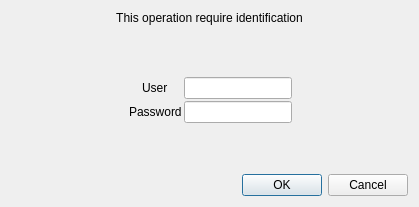
<?xml version="1.0" encoding="UTF-8"?>
<ui version="4.0">
 <class>Form</class>
 <widget class="QWidget" name="Form">
  <property name="geometry">
   <rect>
    <x>0</x>
    <y>0</y>
    <width>419</width>
    <height>207</height>
   </rect>
  </property>
  <property name="windowTitle">
   <string>Form</string>
  </property>
  <layout class="QVBoxLayout" name="verticalLayout">
   <item>
    <widget class="QLabel" name="label_3">
     <property name="sizePolicy">
      <sizepolicy hsizetype="Preferred" vsizetype="Fixed">
       <horstretch>0</horstretch>
       <verstretch>0</verstretch>
      </sizepolicy>
     </property>
     <property name="text">
      <string>This operation require identification</string>
     </property>
     <property name="alignment">
      <set>Qt::AlignCenter</set>
     </property>
    </widget>
   </item>
   <item>
    <layout class="QFormLayout" name="formLayout">
     <property name="fieldGrowthPolicy">
      <enum>QFormLayout::FieldsStayAtSizeHint</enum>
     </property>
     <property name="labelAlignment">
      <set>Qt::AlignCenter</set>
     </property>
     <property name="formAlignment">
      <set>Qt::AlignCenter</set>
     </property>
     <property name="horizontalSpacing">
      <number>2</number>
     </property>
     <property name="verticalSpacing">
      <number>2</number>
     </property>
     <property name="rightMargin">
      <number>0</number>
     </property>
     <item row="0" column="0">
      <widget class="QLabel" name="label">
       <property name="text">
        <string>User</string>
       </property>
      </widget>
     </item>
     <item row="0" column="1">
      <widget class="QLineEdit" name="user">
       <property name="sizePolicy">
        <sizepolicy hsizetype="Fixed" vsizetype="Fixed">
         <horstretch>0</horstretch>
         <verstretch>0</verstretch>
        </sizepolicy>
       </property>
       <property name="maximumSize">
        <size>
         <width>16777215</width>
         <height>16777215</height>
        </size>
       </property>
       <property name="text">
        <string/>
       </property>
      </widget>
     </item>
     <item row="1" column="0">
      <widget class="QLabel" name="label_2">
       <property name="text">
        <string>Password</string>
       </property>
      </widget>
     </item>
     <item row="1" column="1">
      <widget class="QLineEdit" name="password">
       <property name="text">
        <string/>
       </property>
       <property name="echoMode">
        <enum>QLineEdit::Password</enum>
       </property>
       <property name="clearButtonEnabled">
        <bool>false</bool>
       </property>
      </widget>
     </item>
    </layout>
   </item>
   <item>
    <widget class="QDialogButtonBox" name="actionButtons">
     <property name="standardButtons">
      <set>QDialogButtonBox::Cancel|QDialogButtonBox::Ok</set>
     </property>
    </widget>
   </item>
  </layout>
 </widget>
 <resources/>
 <connections/>
</ui>
